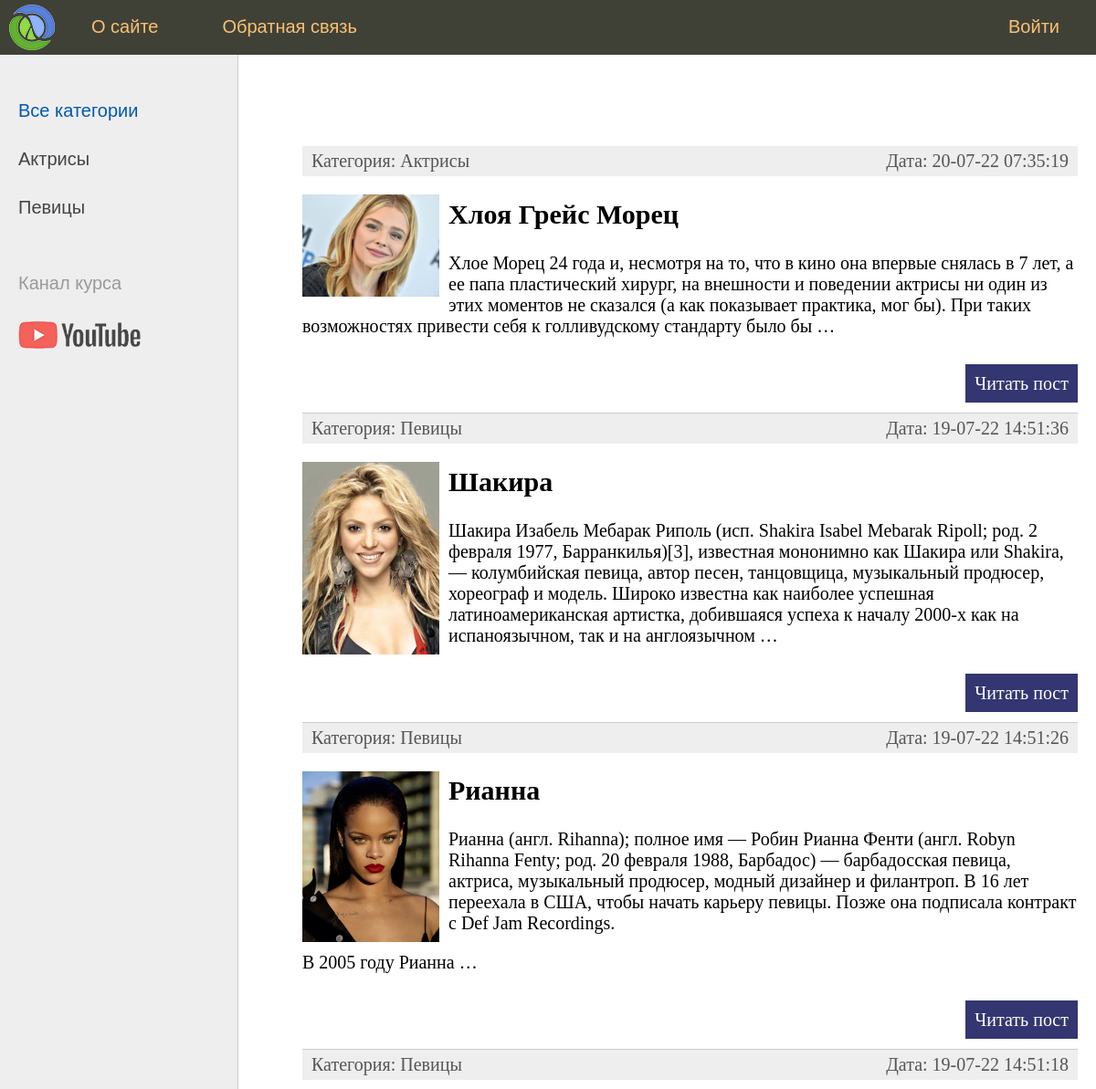
The app's page / (upper part), older data.
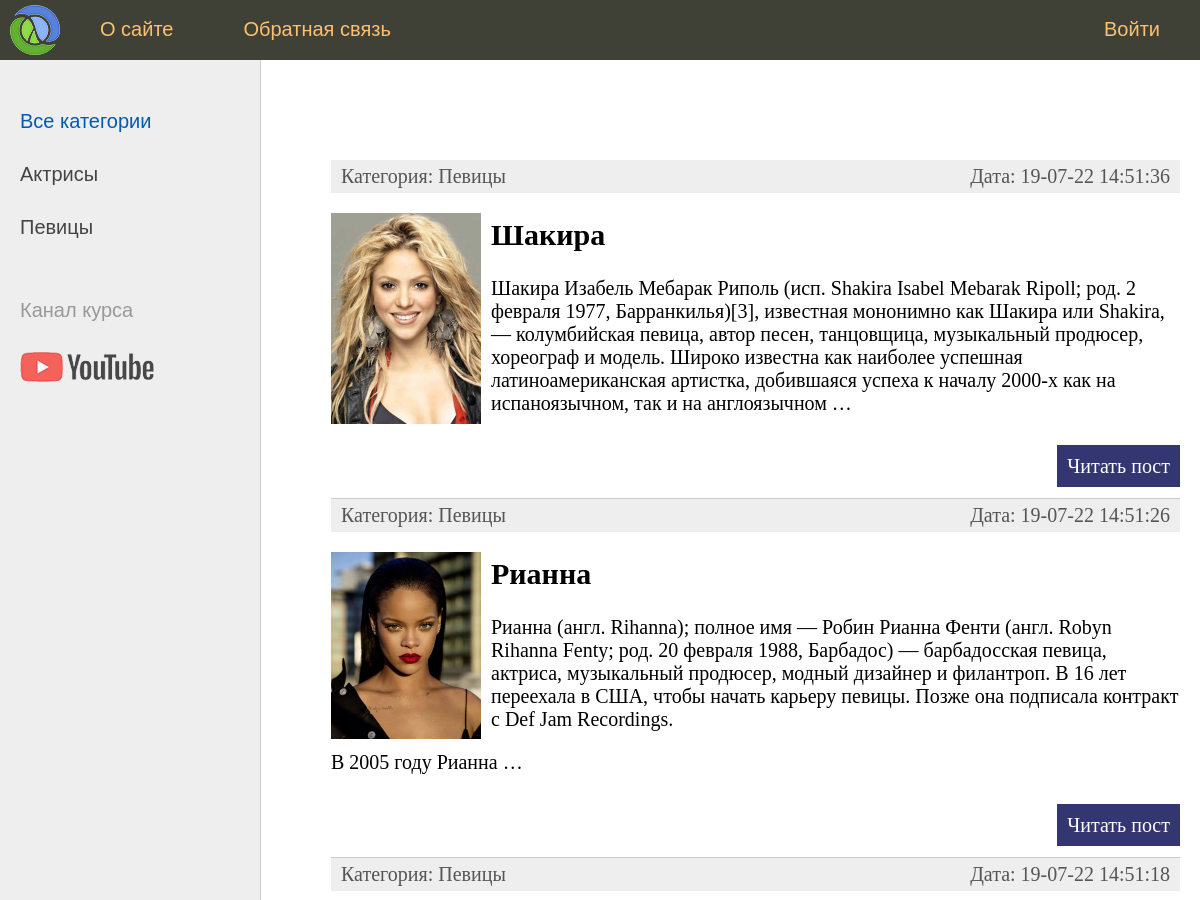
The same page, newer data.
### women/models.py (models this page shows, shortened)
class Category(models.Model):
    name = models.CharField(max_length=100, db_index=True, verbose_name='Категория')
    slug = models.SlugField(max_length=255, unique=True, db_index=True, verbose_name='URL')
    def get_absolute_url(self):
        return reverse('category', kwargs={'cat_slug': self.slug})
    class Meta:
        verbose_name = 'Категория'
        verbose_name_plural = 'Категории'
        ordering = ['name']

class Women(models.Model):
    title = models.CharField(max_length=255, verbose_name='Заголовок')
    slug = models.SlugField(max_length=255, unique=True, db_index=True, verbose_name='URL')
    content = models.TextField(blank=True, verbose_name='Текст статьи')
    photo = models.ImageField(upload_to='photos/%Y/%m/%d/', verbose_name='Фото')
    time_create = models.DateTimeField(auto_now_add=True, verbose_name='Время создания')
    time_update = models.DateTimeField(auto_now=True, verbose_name='Последнее изменение')
    is_published = models.BooleanField(default=True, verbose_name='Публикация')
    cat = models.ForeignKey('Category', on_delete=models.PROTECT, verbose_name='Категории')
    def get_absolute_url(self):
        return reverse('post', kwargs={'post_slug': self.slug})
    class Meta:
        verbose_name = 'Известные женщины'
        verbose_name_plural = 'Известные женщины'
        ordering = ['-time_update', 'title']

### women/views.py (the view)
# urls.py: path('', WomenHome.as_view(), name='home'),
class WomenHome(DataMixin, ListView):
    model = Women
    template_name = 'women/index.html'
    context_object_name = 'posts'
    def get_context_data(self, *, object_list=None, **kwargs):
        context = super().get_context_data(**kwargs)
        c_def = self.get_user_context(title='Главная страница')
        return dict(list(context.items()) + list(c_def.items()))
    def get_queryset(self):
        return Women.objects.filter(is_published=True)

### women/templatetags/women_tags.py (called while the page is built)
@register.inclusion_tag('women/tags_templates/list_categories.html')
def show_categories(sort=None, cat_selected=0):
    if not filter:
        cats = Category.objects.all()
    else:
        cats = Category.objects.all().order_by(sort)
    return {'cats': cats, 'cat_selected': cat_selected}

@register.inclusion_tag('women/tags_templates/top_menu.html')
def show_top_menu():
    menu = [
        {'title': 'О сайте', 'url_name': 'about'},
        {'title': 'Добавить статьи', 'url_name': 'add_page'},
        {'title': 'Обратная связь', 'url_name': 'contact'},
        {'title': 'Войти', 'url_name': 'login'}
    ]
    return {'menu': menu}

### women/utils.py (called while the page is built)
    def get_user_context(self, **kwargs):
        context = kwargs
        cats = Category.objects.annotate(Count('women'))
        user_menu = menu.copy()
        if not self.request.user.is_authenticated:
            user_menu.pop(1)
        context['menu'] = user_menu
        context['cats'] = cats
        if 'cat_selected' not in context:
            context['cat_selected'] = 0
        return context

### women/templates/women/index.html (shortened to what this page needs)
{% extends 'women/base.html' %}
{% block content %}
<ul class="list-articles">
	{% for p in posts %}
			<li>
				<div class="article-panel">
					<p class="first">Категория: {{p.cat.name}}</p>
					<p class="last">Дата: {{p.time_update|date:"d-m-y H:i:s"}}</p>
				</div>
				{% if p.photo %}
					<p><img class="img-article-left thumb" src="{{p.photo.url}}" alt="{{p.title}}"></p>
				{% endif %}
				<h2>{{p.title}}</h2>
				{% autoescape on %}
				{{p.content|linebreaks|truncatewords:50}}
				{% endautoescape %}
				<p class="link-read-post"><a href="{{ p.get_absolute_url }}">Читать пост</a></p>
			</li>
	{% endfor %}
</ul>
{% endblock %}

### women/templates/women/base.html (shortened to what this page needs)
{% load static %}
{% load women_tags %}
<!DOCTYPE html>
<html>
<head>
	<link type="text/css" href="{% static 'women/css/styles.css' %}" rel="stylesheet" />
</head>
<body>
<table class="table-page" border=0 cellpadding="0" cellspacing="0">
<tr><td valign=top>
{% block mainmenu %}
		<div class="header">
			<ul id="mainmenu" class="mainmenu">
			<li class="logo"><a href="{% url 'home' %}"><div class="logo"></div></a></li>
{% for m in menu %}
	{% if not forloop.last %}
			<li><a href="{% url m.url_name %}">{{m.title}}</a></li>
	{% else %}
			<li class="last"><a href="{% url m.url_name %}">{{m.title}}</a></li>
	{% endif %}
{% endfor %}
			</ul>
		</div>
{% endblock mainmenu %}
<table class="table-content" border=0 cellpadding="0" cellspacing="0">
<tr>
	<td valign="top" class="left-chapters">
	<ul id="leftchapters">
	{% if cat_selected == 0 %}
		<li class="selected">Все категории</li>
	{% else %}
		<li><a href="{% url 'home' %}">Все категории</a></li>
	{% endif %}
	{% for c in cats %}
		{% if c.women__count > 0 %}
			{% if c.pk == cat_selected %}
				<li class="selected">{{c.name}}</li>
			{% else %}
				<li><a href="{{ c.get_absolute_url }}">{{c.name}}</a></li>
			{% endif %}
		{% endif %}
	{% endfor %}
		<li class="share">
		<p>Канал курса</p>
		<a class="share-yt" href="https://www.youtube.com/channel/UClJzWfGWuGJL2t-3dYKcHTA/playlists" target="_blank" rel="nofollow"></a>
		</li>
	</ul>
</td>
<td valign="top" class="content">
	<div class="content-text">
{% block content %}
{% endblock %}
	</div>
</td></tr></table>
</td></tr>
</table>
</body>
</html>

Row changes from the older to the newer data that the page shows:
no longer on this page (row edited): Women: cat.name "Актрисы", time_update "20-07-22 07:35:19", photo (picture), title "Хлоя Грейс Морец", content "Хлое Морец 24 года и, несмотря на то, что в кино она впервые снялась в 7 лет, а ее папа пластический хирург, на внешности и поведении актрисы ни один из этих моментов не сказался (а как показывает практика, мог бы). При таких возможностях привести себя к голливудскому стандарту было бы …"
